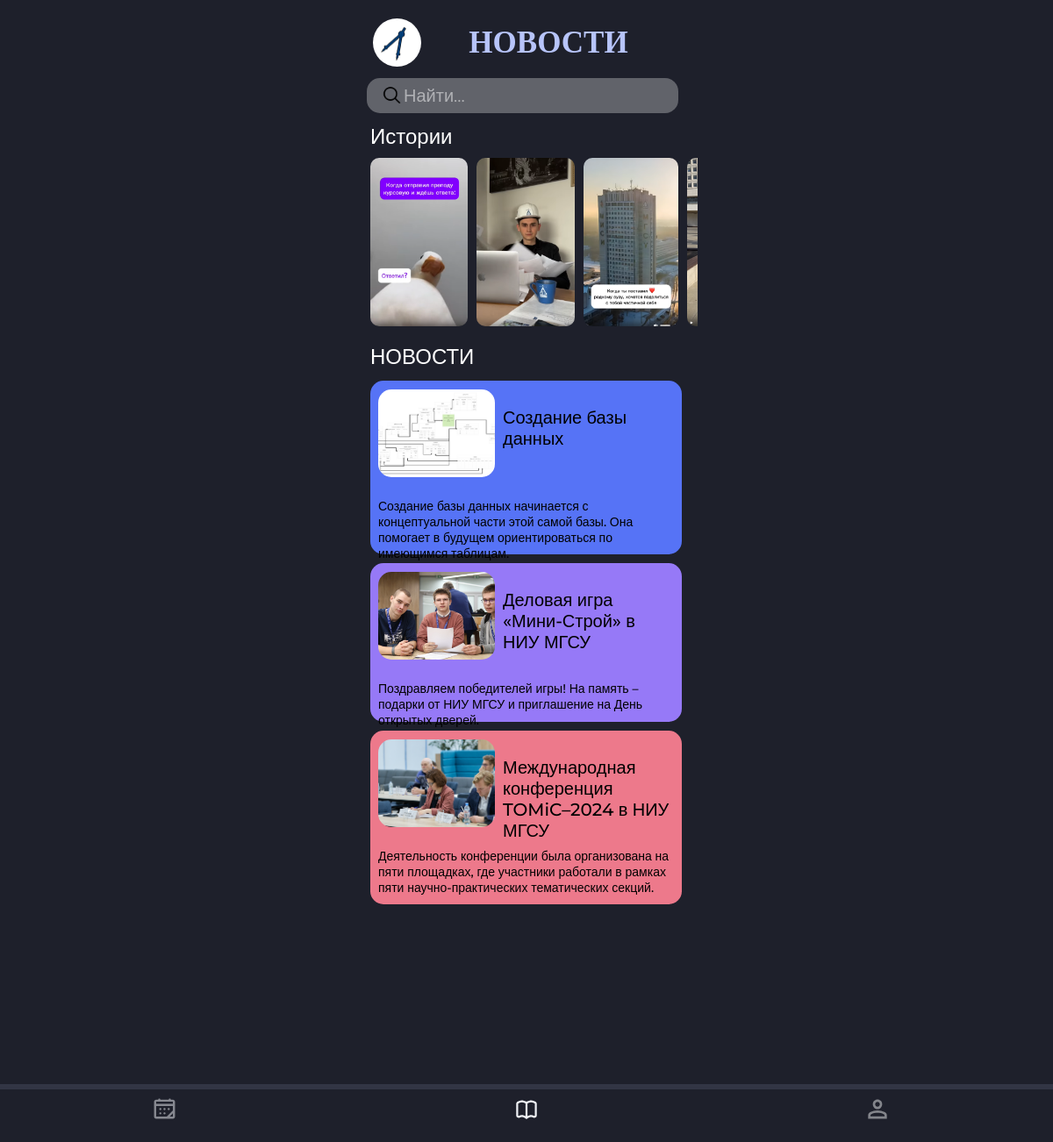
The app's page /news/ (signed in), older data.
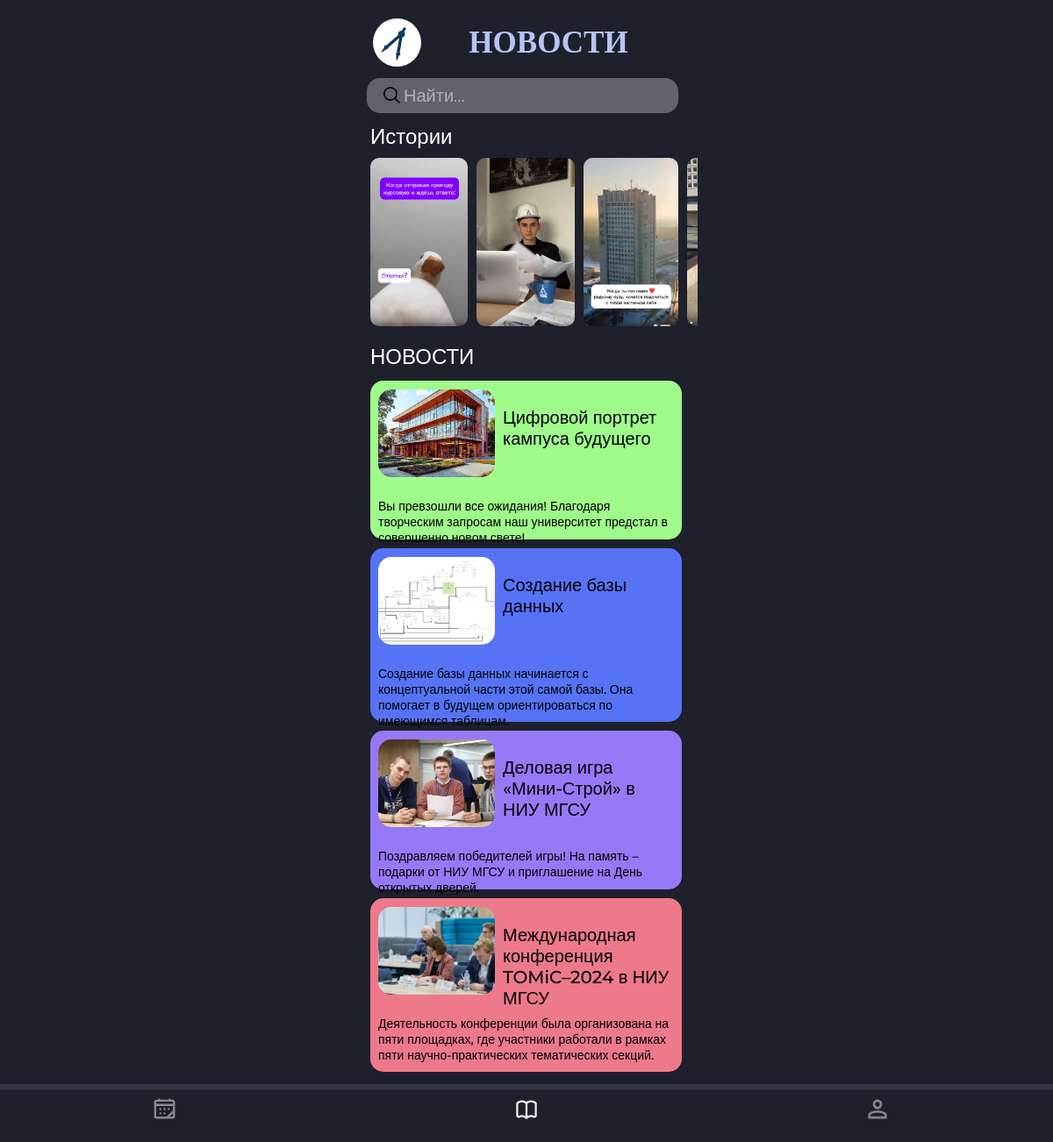
The same page, newer data.
### NewsApp/models.py (models this page shows, shortened)
class New(models.Model):
    title = models.CharField(max_length=500)
    content = models.TextField()
    date_created = models.DateTimeField(default=timezone.now)
    colour = models.IntegerField(default=generate_random_colour)
    image = models.ImageField(upload_to='img\\', null=True, blank=True)

### NewsApp/views.py (the view)
class NewListView(LoginRequiredMixin, ListView):
    model = New
    queryset = New.objects.all().order_by("-date_created")

### NewsApp/templates/NewsApp/new_list.html
{% extends "NewsApp/base.html" %}
{% block content %}
    <div class="news">
        {% for news in new_list %}
            <div class="overlap {% if news.colour == 0 %}overlap
            {% elif news.colour == 1 %}overlap-2
            {% elif news.colour == 2 %}overlap-3
            {% else %}overlap-4
            {% endif %}">
                <p class="text-wrapper-4">{{ news.title }}</p>
                <p class="p">{{ news.content }}</p>
                {% if news.image %}
                    <img class="img-2" src="{{ news.image.url }}" alt="Новость" />
                {% endif %}
            </div>
        {% endfor %}
    </div>
{% endblock %}

Row changes from the older to the newer data that the page shows:
added New: title "Цифровой портрет кампуса будущего", content "Вы превзошли все ожидания! Благодаря творческим запросам наш университет предстал в совершенно новом свете!", image (picture), colour 4 (drawn)
